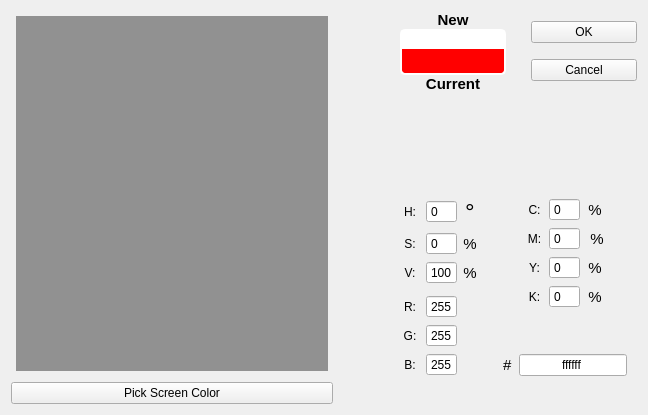
<?xml version="1.0" encoding="UTF-8"?>
<ui version="4.0">
 <class>ColorPickerDialog</class>
 <widget class="QDialog" name="ColorPickerDialog">
  <property name="geometry">
   <rect>
    <x>0</x>
    <y>0</y>
    <width>648</width>
    <height>415</height>
   </rect>
  </property>
  <property name="mouseTracking">
   <bool>true</bool>
  </property>
  <property name="focusPolicy">
   <enum>Qt::ClickFocus</enum>
  </property>
  <property name="windowTitle">
   <string>ColorPickerDialog</string>
  </property>
  <property name="styleSheet">
   <string notr="true"/>
  </property>
  <layout class="QGridLayout" name="gridLayout_3">
   <item row="0" column="5" rowspan="3">
    <layout class="QHBoxLayout" name="horizontalLayout_8">
     <property name="spacing">
      <number>25</number>
     </property>
     <property name="bottomMargin">
      <number>17</number>
     </property>
     <item>
      <layout class="QVBoxLayout" name="verticalLayout_3">
       <property name="spacing">
        <number>0</number>
       </property>
       <item>
        <widget class="QLabel" name="label_2">
         <property name="font">
          <font>
           <pointsize>11</pointsize>
           <bold>true</bold>
          </font>
         </property>
         <property name="text">
          <string>New</string>
         </property>
         <property name="alignment">
          <set>Qt::AlignCenter</set>
         </property>
        </widget>
       </item>
       <item>
        <widget class="QLabel" name="newColorLabel">
         <property name="sizePolicy">
          <sizepolicy hsizetype="Minimum" vsizetype="Preferred">
           <horstretch>0</horstretch>
           <verstretch>0</verstretch>
          </sizepolicy>
         </property>
         <property name="font">
          <font>
           <pointsize>12</pointsize>
           <bold>true</bold>
          </font>
         </property>
         <property name="styleSheet">
          <string notr="true">background-color: #ffffff;
color: rgb(255, 255, 255);
border: 2px solid white;
border-radius: 5px;
border-bottom: 0px;
border-bottom-right-radius: 0px;
border-bottom-left-radius: 0px;</string>
         </property>
         <property name="text">
          <string/>
         </property>
         <property name="alignment">
          <set>Qt::AlignCenter</set>
         </property>
        </widget>
       </item>
       <item>
        <widget class="QPushButton" name="currentColorLabel">
         <property name="minimumSize">
          <size>
           <width>0</width>
           <height>26</height>
          </size>
         </property>
         <property name="styleSheet">
          <string notr="true">color: rgb(255, 255, 255);
background-color: #ff0000;
border: 2px solid white;
border-radius: 5px;
border-top: 0px;
border-top-right-radius: 0px;
border-top-left-radius: 0px;</string>
         </property>
         <property name="text">
          <string/>
         </property>
         <property name="flat">
          <bool>true</bool>
         </property>
        </widget>
       </item>
       <item>
        <widget class="QLabel" name="label_14">
         <property name="font">
          <font>
           <pointsize>11</pointsize>
           <bold>true</bold>
          </font>
         </property>
         <property name="text">
          <string>Current</string>
         </property>
         <property name="alignment">
          <set>Qt::AlignCenter</set>
         </property>
        </widget>
       </item>
      </layout>
     </item>
     <item>
      <layout class="QVBoxLayout" name="verticalLayout_2">
       <property name="spacing">
        <number>6</number>
       </property>
       <item>
        <widget class="QPushButton" name="saveNewColorBtn">
         <property name="sizePolicy">
          <sizepolicy hsizetype="Preferred" vsizetype="Fixed">
           <horstretch>0</horstretch>
           <verstretch>0</verstretch>
          </sizepolicy>
         </property>
         <property name="styleSheet">
          <string notr="true"/>
         </property>
         <property name="text">
          <string>OK</string>
         </property>
        </widget>
       </item>
       <item>
        <widget class="QPushButton" name="cancelBtn">
         <property name="sizePolicy">
          <sizepolicy hsizetype="Preferred" vsizetype="Fixed">
           <horstretch>0</horstretch>
           <verstretch>0</verstretch>
          </sizepolicy>
         </property>
         <property name="styleSheet">
          <string notr="true"/>
         </property>
         <property name="text">
          <string>Cancel</string>
         </property>
        </widget>
       </item>
      </layout>
     </item>
    </layout>
   </item>
   <item row="4" column="5" rowspan="2">
    <layout class="QGridLayout" name="gridLayout">
     <item row="1" column="1">
      <spacer name="horizontalSpacer_3">
       <property name="orientation">
        <enum>Qt::Horizontal</enum>
       </property>
       <property name="sizeType">
        <enum>QSizePolicy::Minimum</enum>
       </property>
       <property name="sizeHint" stdset="0">
        <size>
         <width>10</width>
         <height>20</height>
        </size>
       </property>
      </spacer>
     </item>
     <item row="3" column="3">
      <spacer name="horizontalSpacer_4">
       <property name="orientation">
        <enum>Qt::Horizontal</enum>
       </property>
       <property name="sizeType">
        <enum>QSizePolicy::Minimum</enum>
       </property>
       <property name="sizeHint" stdset="0">
        <size>
         <width>10</width>
         <height>20</height>
        </size>
       </property>
      </spacer>
     </item>
     <item row="1" column="0" rowspan="5">
      <layout class="QGridLayout" name="gridLayout_4">
       <item row="2" column="1">
        <widget class="QSpinBox" name="vSpinBox">
         <property name="buttonSymbols">
          <enum>QAbstractSpinBox::NoButtons</enum>
         </property>
         <property name="maximum">
          <number>100</number>
         </property>
         <property name="value">
          <number>100</number>
         </property>
        </widget>
       </item>
       <item row="2" column="2">
        <widget class="QLabel" name="vPercentLabel">
         <property name="font">
          <font>
           <pointsize>11</pointsize>
          </font>
         </property>
         <property name="text">
          <string>%</string>
         </property>
         <property name="scaledContents">
          <bool>true</bool>
         </property>
         <property name="alignment">
          <set>Qt::AlignCenter</set>
         </property>
        </widget>
       </item>
       <item row="4" column="1">
        <widget class="QSpinBox" name="rSpinBox">
         <property name="buttonSymbols">
          <enum>QAbstractSpinBox::NoButtons</enum>
         </property>
         <property name="maximum">
          <number>255</number>
         </property>
         <property name="value">
          <number>255</number>
         </property>
        </widget>
       </item>
       <item row="0" column="1">
        <widget class="QSpinBox" name="hSpinBox">
         <property name="buttonSymbols">
          <enum>QAbstractSpinBox::NoButtons</enum>
         </property>
         <property name="maximum">
          <number>360</number>
         </property>
        </widget>
       </item>
       <item row="1" column="2">
        <widget class="QLabel" name="sPercentLabel">
         <property name="font">
          <font>
           <pointsize>11</pointsize>
          </font>
         </property>
         <property name="text">
          <string>%</string>
         </property>
         <property name="scaledContents">
          <bool>true</bool>
         </property>
         <property name="alignment">
          <set>Qt::AlignCenter</set>
         </property>
        </widget>
       </item>
       <item row="1" column="1">
        <widget class="QSpinBox" name="sSpinBox">
         <property name="buttonSymbols">
          <enum>QAbstractSpinBox::NoButtons</enum>
         </property>
         <property name="maximum">
          <number>100</number>
         </property>
        </widget>
       </item>
       <item row="5" column="1">
        <widget class="QSpinBox" name="gSpinBox">
         <property name="buttonSymbols">
          <enum>QAbstractSpinBox::NoButtons</enum>
         </property>
         <property name="maximum">
          <number>255</number>
         </property>
         <property name="value">
          <number>255</number>
         </property>
        </widget>
       </item>
       <item row="0" column="2">
        <widget class="QLabel" name="hPercentLabel">
         <property name="font">
          <font>
           <pointsize>18</pointsize>
          </font>
         </property>
         <property name="text">
          <string>°</string>
         </property>
         <property name="scaledContents">
          <bool>true</bool>
         </property>
         <property name="alignment">
          <set>Qt::AlignCenter</set>
         </property>
        </widget>
       </item>
       <item row="6" column="1">
        <widget class="QSpinBox" name="bSpinBox">
         <property name="buttonSymbols">
          <enum>QAbstractSpinBox::NoButtons</enum>
         </property>
         <property name="maximum">
          <number>255</number>
         </property>
         <property name="value">
          <number>255</number>
         </property>
        </widget>
       </item>
       <item row="3" column="0">
        <spacer name="verticalSpacer_2">
         <property name="orientation">
          <enum>Qt::Vertical</enum>
         </property>
         <property name="sizeType">
          <enum>QSizePolicy::Minimum</enum>
         </property>
         <property name="sizeHint" stdset="0">
          <size>
           <width>20</width>
           <height>5</height>
          </size>
         </property>
        </spacer>
       </item>
       <item row="0" column="0">
        <widget class="QLabel" name="label_3">
         <property name="text">
          <string>H:</string>
         </property>
         <property name="scaledContents">
          <bool>true</bool>
         </property>
         <property name="alignment">
          <set>Qt::AlignCenter</set>
         </property>
        </widget>
       </item>
       <item row="1" column="0">
        <widget class="QLabel" name="label_4">
         <property name="text">
          <string>S:</string>
         </property>
         <property name="alignment">
          <set>Qt::AlignCenter</set>
         </property>
        </widget>
       </item>
       <item row="2" column="0">
        <widget class="QLabel" name="label_5">
         <property name="text">
          <string>V:</string>
         </property>
         <property name="alignment">
          <set>Qt::AlignCenter</set>
         </property>
        </widget>
       </item>
       <item row="4" column="0">
        <widget class="QLabel" name="label_6">
         <property name="text">
          <string>R:</string>
         </property>
         <property name="alignment">
          <set>Qt::AlignCenter</set>
         </property>
        </widget>
       </item>
       <item row="5" column="0">
        <widget class="QLabel" name="label_7">
         <property name="text">
          <string>G:</string>
         </property>
         <property name="alignment">
          <set>Qt::AlignCenter</set>
         </property>
        </widget>
       </item>
       <item row="6" column="0">
        <widget class="QLabel" name="label_8">
         <property name="text">
          <string>B:</string>
         </property>
         <property name="alignment">
          <set>Qt::AlignCenter</set>
         </property>
        </widget>
       </item>
      </layout>
     </item>
     <item row="0" column="1">
      <spacer name="verticalSpacer">
       <property name="orientation">
        <enum>Qt::Vertical</enum>
       </property>
       <property name="sizeType">
        <enum>QSizePolicy::Expanding</enum>
       </property>
       <property name="sizeHint" stdset="0">
        <size>
         <width>20</width>
         <height>5</height>
        </size>
       </property>
      </spacer>
     </item>
     <item row="1" column="2" rowspan="5">
      <layout class="QGridLayout" name="gridLayout_2">
       <property name="sizeConstraint">
        <enum>QLayout::SetFixedSize</enum>
       </property>
       <property name="verticalSpacing">
        <number>6</number>
       </property>
       <item row="3" column="4">
        <widget class="QLabel" name="kPercentLabel">
         <property name="sizePolicy">
          <sizepolicy hsizetype="Minimum" vsizetype="Preferred">
           <horstretch>0</horstretch>
           <verstretch>0</verstretch>
          </sizepolicy>
         </property>
         <property name="font">
          <font>
           <pointsize>11</pointsize>
          </font>
         </property>
         <property name="text">
          <string>%</string>
         </property>
         <property name="scaledContents">
          <bool>true</bool>
         </property>
         <property name="alignment">
          <set>Qt::AlignCenter</set>
         </property>
        </widget>
       </item>
       <item row="2" column="4">
        <widget class="QLabel" name="yPercentLabel">
         <property name="sizePolicy">
          <sizepolicy hsizetype="Minimum" vsizetype="Preferred">
           <horstretch>0</horstretch>
           <verstretch>0</verstretch>
          </sizepolicy>
         </property>
         <property name="font">
          <font>
           <pointsize>11</pointsize>
          </font>
         </property>
         <property name="text">
          <string>%</string>
         </property>
         <property name="scaledContents">
          <bool>true</bool>
         </property>
         <property name="alignment">
          <set>Qt::AlignCenter</set>
         </property>
        </widget>
       </item>
       <item row="1" column="4">
        <widget class="QLabel" name="mPercentLabel">
         <property name="sizePolicy">
          <sizepolicy hsizetype="Preferred" vsizetype="Preferred">
           <horstretch>0</horstretch>
           <verstretch>0</verstretch>
          </sizepolicy>
         </property>
         <property name="font">
          <font>
           <pointsize>11</pointsize>
          </font>
         </property>
         <property name="text">
          <string> %</string>
         </property>
         <property name="scaledContents">
          <bool>true</bool>
         </property>
         <property name="alignment">
          <set>Qt::AlignCenter</set>
         </property>
        </widget>
       </item>
       <item row="0" column="4">
        <widget class="QLabel" name="cPercentLabel">
         <property name="sizePolicy">
          <sizepolicy hsizetype="Preferred" vsizetype="Preferred">
           <horstretch>0</horstretch>
           <verstretch>0</verstretch>
          </sizepolicy>
         </property>
         <property name="font">
          <font>
           <pointsize>11</pointsize>
          </font>
         </property>
         <property name="text">
          <string>%</string>
         </property>
         <property name="scaledContents">
          <bool>true</bool>
         </property>
         <property name="alignment">
          <set>Qt::AlignCenter</set>
         </property>
        </widget>
       </item>
       <item row="0" column="3">
        <widget class="QSpinBox" name="cSpinBox">
         <property name="sizePolicy">
          <sizepolicy hsizetype="Minimum" vsizetype="Fixed">
           <horstretch>0</horstretch>
           <verstretch>0</verstretch>
          </sizepolicy>
         </property>
         <property name="styleSheet">
          <string notr="true"/>
         </property>
         <property name="buttonSymbols">
          <enum>QAbstractSpinBox::NoButtons</enum>
         </property>
         <property name="maximum">
          <number>100</number>
         </property>
        </widget>
       </item>
       <item row="1" column="3">
        <widget class="QSpinBox" name="mSpinBox">
         <property name="sizePolicy">
          <sizepolicy hsizetype="Minimum" vsizetype="Fixed">
           <horstretch>0</horstretch>
           <verstretch>0</verstretch>
          </sizepolicy>
         </property>
         <property name="styleSheet">
          <string notr="true"/>
         </property>
         <property name="buttonSymbols">
          <enum>QAbstractSpinBox::NoButtons</enum>
         </property>
         <property name="maximum">
          <number>100</number>
         </property>
        </widget>
       </item>
       <item row="2" column="3">
        <widget class="QSpinBox" name="ySpinBox">
         <property name="sizePolicy">
          <sizepolicy hsizetype="Minimum" vsizetype="Fixed">
           <horstretch>0</horstretch>
           <verstretch>0</verstretch>
          </sizepolicy>
         </property>
         <property name="styleSheet">
          <string notr="true"/>
         </property>
         <property name="buttonSymbols">
          <enum>QAbstractSpinBox::NoButtons</enum>
         </property>
         <property name="maximum">
          <number>100</number>
         </property>
        </widget>
       </item>
       <item row="3" column="3">
        <widget class="QSpinBox" name="kSpinBox">
         <property name="sizePolicy">
          <sizepolicy hsizetype="Minimum" vsizetype="Fixed">
           <horstretch>0</horstretch>
           <verstretch>0</verstretch>
          </sizepolicy>
         </property>
         <property name="styleSheet">
          <string notr="true"/>
         </property>
         <property name="buttonSymbols">
          <enum>QAbstractSpinBox::NoButtons</enum>
         </property>
         <property name="maximum">
          <number>100</number>
         </property>
        </widget>
       </item>
       <item row="3" column="2">
        <widget class="QLabel" name="kLabel">
         <property name="sizePolicy">
          <sizepolicy hsizetype="Preferred" vsizetype="Preferred">
           <horstretch>0</horstretch>
           <verstretch>0</verstretch>
          </sizepolicy>
         </property>
         <property name="text">
          <string>K:</string>
         </property>
         <property name="scaledContents">
          <bool>true</bool>
         </property>
         <property name="alignment">
          <set>Qt::AlignCenter</set>
         </property>
        </widget>
       </item>
       <item row="2" column="2">
        <widget class="QLabel" name="yLabel">
         <property name="sizePolicy">
          <sizepolicy hsizetype="Preferred" vsizetype="Preferred">
           <horstretch>0</horstretch>
           <verstretch>0</verstretch>
          </sizepolicy>
         </property>
         <property name="text">
          <string>Y:</string>
         </property>
         <property name="scaledContents">
          <bool>true</bool>
         </property>
         <property name="alignment">
          <set>Qt::AlignCenter</set>
         </property>
        </widget>
       </item>
       <item row="1" column="2">
        <widget class="QLabel" name="mLabel">
         <property name="sizePolicy">
          <sizepolicy hsizetype="Minimum" vsizetype="Preferred">
           <horstretch>0</horstretch>
           <verstretch>0</verstretch>
          </sizepolicy>
         </property>
         <property name="text">
          <string>M:</string>
         </property>
         <property name="scaledContents">
          <bool>true</bool>
         </property>
         <property name="alignment">
          <set>Qt::AlignCenter</set>
         </property>
        </widget>
       </item>
       <item row="0" column="2">
        <widget class="QLabel" name="cLabel">
         <property name="sizePolicy">
          <sizepolicy hsizetype="Preferred" vsizetype="Preferred">
           <horstretch>0</horstretch>
           <verstretch>0</verstretch>
          </sizepolicy>
         </property>
         <property name="text">
          <string>C:</string>
         </property>
         <property name="scaledContents">
          <bool>true</bool>
         </property>
         <property name="alignment">
          <set>Qt::AlignCenter</set>
         </property>
        </widget>
       </item>
       <item row="5" column="1" colspan="5">
        <layout class="QHBoxLayout" name="horizontalLayout_4">
         <item>
          <widget class="QLabel" name="label">
           <property name="font">
            <font>
             <pointsize>11</pointsize>
            </font>
           </property>
           <property name="text">
            <string>#</string>
           </property>
          </widget>
         </item>
         <item>
          <widget class="QLineEdit" name="hexLineEdit">
           <property name="sizePolicy">
            <sizepolicy hsizetype="Preferred" vsizetype="Fixed">
             <horstretch>0</horstretch>
             <verstretch>0</verstretch>
            </sizepolicy>
           </property>
           <property name="inputMask">
            <string>HHHHHH</string>
           </property>
           <property name="text">
            <string>ffffff</string>
           </property>
           <property name="alignment">
            <set>Qt::AlignCenter</set>
           </property>
          </widget>
         </item>
        </layout>
       </item>
       <item row="4" column="3">
        <spacer name="verticalSpacer_4">
         <property name="orientation">
          <enum>Qt::Vertical</enum>
         </property>
         <property name="sizeType">
          <enum>QSizePolicy::MinimumExpanding</enum>
         </property>
         <property name="sizeHint" stdset="0">
          <size>
           <width>20</width>
           <height>40</height>
          </size>
         </property>
        </spacer>
       </item>
      </layout>
     </item>
    </layout>
   </item>
   <item row="6" column="0">
    <widget class="QPushButton" name="pickScreenColorBtn">
     <property name="sizePolicy">
      <sizepolicy hsizetype="Preferred" vsizetype="Fixed">
       <horstretch>0</horstretch>
       <verstretch>0</verstretch>
      </sizepolicy>
     </property>
     <property name="styleSheet">
      <string notr="true"/>
     </property>
     <property name="text">
      <string>Pick Screen Color</string>
     </property>
    </widget>
   </item>
   <item row="1" column="1" rowspan="4">
    <spacer name="horizontalSpacer_2">
     <property name="orientation">
      <enum>Qt::Horizontal</enum>
     </property>
     <property name="sizeType">
      <enum>QSizePolicy::Minimum</enum>
     </property>
     <property name="sizeHint" stdset="0">
      <size>
       <width>10</width>
       <height>20</height>
      </size>
     </property>
    </spacer>
   </item>
   <item row="0" column="0" rowspan="6">
    <widget class="Com::Vgvgs::Window::Components::ColorPicker::SVSelector" name="colorsShades" native="true">
     <property name="sizePolicy">
      <sizepolicy hsizetype="Expanding" vsizetype="Expanding">
       <horstretch>0</horstretch>
       <verstretch>0</verstretch>
      </sizepolicy>
     </property>
     <property name="styleSheet">
      <string notr="true">background-color: rgba(0, 0, 0, 100);
margin: 5px;</string>
     </property>
     <layout class="QVBoxLayout" name="verticalLayout">
      <property name="spacing">
       <number>0</number>
      </property>
      <property name="leftMargin">
       <number>0</number>
      </property>
      <property name="topMargin">
       <number>0</number>
      </property>
      <property name="rightMargin">
       <number>0</number>
      </property>
      <property name="bottomMargin">
       <number>0</number>
      </property>
     </layout>
    </widget>
   </item>
   <item row="3" column="5">
    <spacer name="verticalSpacer_3">
     <property name="orientation">
      <enum>Qt::Vertical</enum>
     </property>
     <property name="sizeHint" stdset="0">
      <size>
       <width>20</width>
       <height>40</height>
      </size>
     </property>
    </spacer>
   </item>
   <item row="4" column="4">
    <spacer name="horizontalSpacer">
     <property name="orientation">
      <enum>Qt::Horizontal</enum>
     </property>
     <property name="sizeType">
      <enum>QSizePolicy::Minimum</enum>
     </property>
     <property name="sizeHint" stdset="0">
      <size>
       <width>20</width>
       <height>20</height>
      </size>
     </property>
    </spacer>
   </item>
   <item row="0" column="2" rowspan="6">
     <widget class="Com::Vgvgs::Window::Components::ColorPicker::ColorSelector" name="colorSelector">
     <property name="styleSheet">
      <string notr="true">QSlider{ 
	background-color: qlineargradient(x1:0, y1:0, x2:0 y2:1, 
		stop:0 rgba(255,0,0,255), stop:0.166  rgba(255, 255,0,255), stop:0.333  rgba(0, 255,0,255), stop:0.5 rgba(0, 255, 255, 255), 
		stop:0.666 rgba(0, 0, 255, 255), stop:0.833  rgba(255,0, 255, 255), stop:1 rgba(255,0,0, 255));
	background-color: qlineargradient(x1:1, y1:1, x2:1 y2:0, 
		stop:0 rgba(255,0,0,255), stop:0.166  rgba(255, 255,0,255), stop:0.333  rgba(0, 255,0,255), stop:0.5 rgba(0, 255, 255, 255), 
		stop:0.666 rgba(0, 0, 255, 255), stop:0.833  rgba(255,0, 255, 255), stop:1 rgba(255,0,0, 255));
	
	margin: 5px;
}

QSlider::handle:vertical {
    height: 1px;
    background: transparent;
}

QSlider::groove:vertical {
    background: transparent;
}

QSlider::sub-page:vertical {
    background: transparent;
}</string>
     </property>
     <property name="maximum">
      <number>360</number>
     </property>
     <property name="orientation">
      <enum>Qt::Vertical</enum>
     </property>
     <property name="invertedAppearance">
      <bool>false</bool>
     </property>
     <property name="invertedControls">
      <bool>false</bool>
     </property>
    </widget>
   </item>
  </layout>
 </widget>
 <customwidgets>
  <customwidget>
   <class>Com::Vgvgs::Window::Components::ColorPicker::SVSelector</class>
   <extends>QWidget</extends>
   <header>SVSelector.h</header>
   <container>1</container>
  </customwidget>
  <customwidget>
   <class>Com::Vgvgs::Window::Components::ColorPicker::ColorSelector</class>
   <extends>QSlider</extends>
   <header>ColorSelector.h</header>
  </customwidget>
 </customwidgets>
 <resources/>
 <connections/>
</ui>
